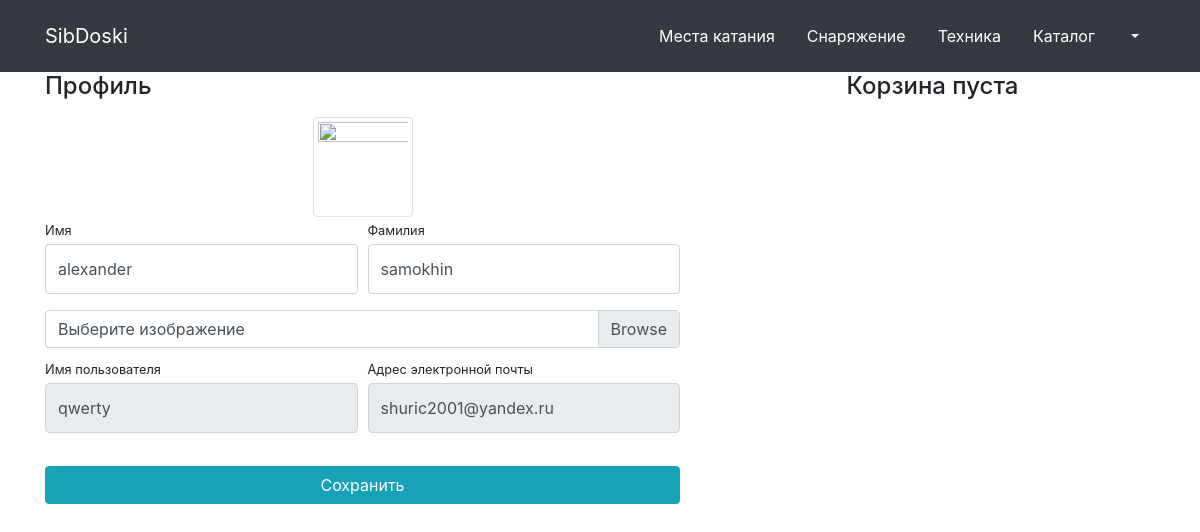
The page /users/profile/7/ (signed in) on the database its author committed.
### users/models.py (models this page shows)
class User(AbstractUser):
    image = models.ImageField(upload_to='users_images', null=True, blank=True)
    is_verified_email = models.BooleanField(default=False)

### users/views.py (the view, shortened to what this page needs)
# urls.py: path('profile/<int:pk>/', login_required(UserProfileView.as_view()), name='profile'),
class UserProfileView(TitleMixin, UpdateView):
    model = User
    form_class = UserProfileForm
    template_name = 'users/profile.html'
    title = 'SibDoski - Личный кабинет'
    def get_context_data(self, **kwargs):
        context = super(UserProfileView, self).get_context_data()
        context['baskets'] = Basket.objects.filter(user=self.object)
        return context

### users/forms.py
class UserProfileForm(UserChangeForm):
    first_name = forms.CharField(widget=forms.TextInput(attrs={'class': 'form-control py-4'}))
    last_name = forms.CharField(widget=forms.TextInput(attrs={'class': 'form-control py-4'}))
    image = forms.ImageField(widget=forms.FileInput(attrs={'class': 'custom-file-input'}), required=False)
    username = forms.CharField(widget=forms.TextInput(attrs={'class': 'form-control py-4',
                                                             'readonly': True}))
    email = forms.CharField(widget=forms.EmailInput(attrs={'class': 'form-control py-4',
                                                           'readonly': True
                                                           }))
    class Meta:
        model = User
        fields = ('first_name', 'last_name', 'image', 'username', 'email')

### common/views.py (called while the page is built)
    def get_context_data(self, **kwargs):
        context = super(TitleMixin, self).get_context_data(**kwargs)
        context['title'] = self.title
        return context

### products/context_processors.py (called while the page is built)
def baskets(request):
    user = request.user
    return {'baskets': Basket.objects.filter(user=user) if user.is_authenticated else []}

### users/templates/users/profile.html (shortened to what this page needs)
{% extends 'products/base.html'%}
{%block css%}
        <link href="/static/vendor/css/products.css" rel="stylesheet">
{%endblock%}
{%block content%}
<div class="container">
    <div class="row">
        <div class="col-lg-7">
            <h4 class="mt-3 mb-3">Профиль</h4>
            <div class="col-lg-12 text-center">
                <img width="100" height="100"
                     src="{% if user.image%} {{user.image.url}} {% else %} '/static/vendor/img/users/default_avatar.jpg' {%endif%}"
                     class="img-thumbnail">
            </div>
            <form action="{% url 'users:profile' user.id %}" method="post" enctype="multipart/form-data">
                <div class="form-row">
                    <div class="col-lg-6">
                        <div class="form-group">
                            <label class="small mb-1" for="{{form.first_name.id_for_label}}">Имя</label>
                            {{form.first_name}}
                        </div>
                    </div>
                    <div class="col-lg-6">
                        <div class="form-group">
                            <label class="small mb-1" for="{{form.first_name.id_for_label}}">Фамилия</label>
                            {{form.last_name}}
                        </div>
                    </div>
                </div>
                <div class="form-row mb-2">
                    <div class="col-lg-12">
                        <div class="custom-file">
                            <label class="custom-file-label" for="{{form.image.id_for_label}}">Выберите изображение</label>
                        </div>
                    </div>
                </div>
                <div class="form-row">
                    <div class="col-lg-6">
                        <label class="small mb-1" for="{{form.image.id_for_label}}">Имя пользователя</label>
                         {{form.username}}
                    </div>
                    <div class="col-lg-6">
                        <label class="small mb-1" for="{{form.email.id_for_label}}">Адрес электронной
                            почты</label>
                        {{form.email}}
                    </div>
                </div>
                <div class="form-row">
                    <div class="col-lg-12" style="margin-top: 33px;">
                        <input class="btn btn-info btn-block" type="submit" value="Сохранить">
                    </div>
                </div>
            </form>
        </div>
        <div class="col-lg-5">
            {% include 'products/baskets.html' %}
        </div>
    </div>
</div>
{%endblock%}

### rows shown on the page
User: first_name "alexander", last_name "samokhin", username "qwerty", email "shuric2001@yandex.ru"
